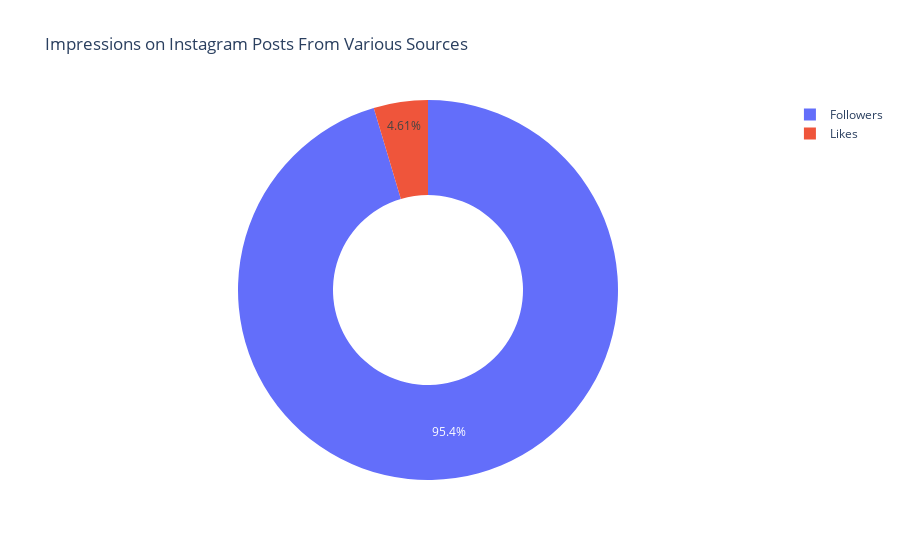

Write notebook code for a chart like this one.
### Code cell
followers = data["Followers"].sum()
likes = data["Likes"].sum()

labels = ['Followers', 'Likes']
values = [followers, likes]

fig = px.pie(data, values=values, names=labels, 
             title='Impressions on Instagram Posts From Various Sources', hole=0.5)
fig.show()

### Figure 1 — Plotly figure (JSON) as saved in the notebook; plotly's stock layout.template omitted (floating-point values rounded to 4 significant figures)
{"data": [{"domain": {"x": [0, 1], "y": [0, 1]}, "hole": 0.5, "hovertemplate": "label=%{label}<br>value=%{value}<extra></extra>", "labels": ["Followers", "Likes"], "legendgroup": "", "name": "", "showlegend": true, "type": "pie", "values": [96196, 4648]}], "layout": {"legend": {"tracegroupgap": 0}, "title": {"text": "Impressions on Instagram Posts From Various Sources"}}}
